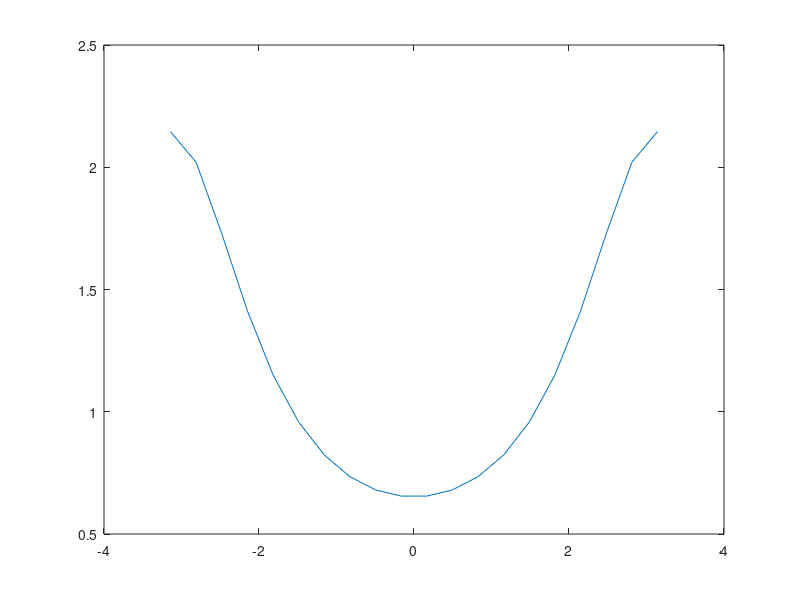

Source code (MATLAB):
% 82918/music-algorithm-for-direction-of-arrival-in-acoustic-signals

f = 100;
fs = 10000;
T = 1024;
t = [0:T-1];

phi = pi*0.505;

if (~exist('n1','var'))
    n1 = randn(1,T)/100;
end
if (~exist('n2','var'))
    n2 = randn(1,T)/100;
end

s1 = sin(2*pi*f/fs*t);
s2 = sin(2*pi*f/fs*t + phi);

x1 = s1 + n1;
x2 = s2 + n2;


xc = [x1;x2]*[x1;x2]';

[v,d] = eig(xc);
[v2,d2] = eig(xc - d(1,1)*eye(2));

null_eigen_vector = v2(:,1);

directions = linspace(-pi,pi,20);
music = zeros(1,length(directions));
idx = 1;

for look_dirn = directions
    arrival_vector = [1 exp(1j*look_dirn)];
    music(idx) = conj(arrival_vector)*null_eigen_vector*null_eigen_vector'*arrival_vector';
    idx = idx + 1;
end

plot(directions, 1./abs(music));



